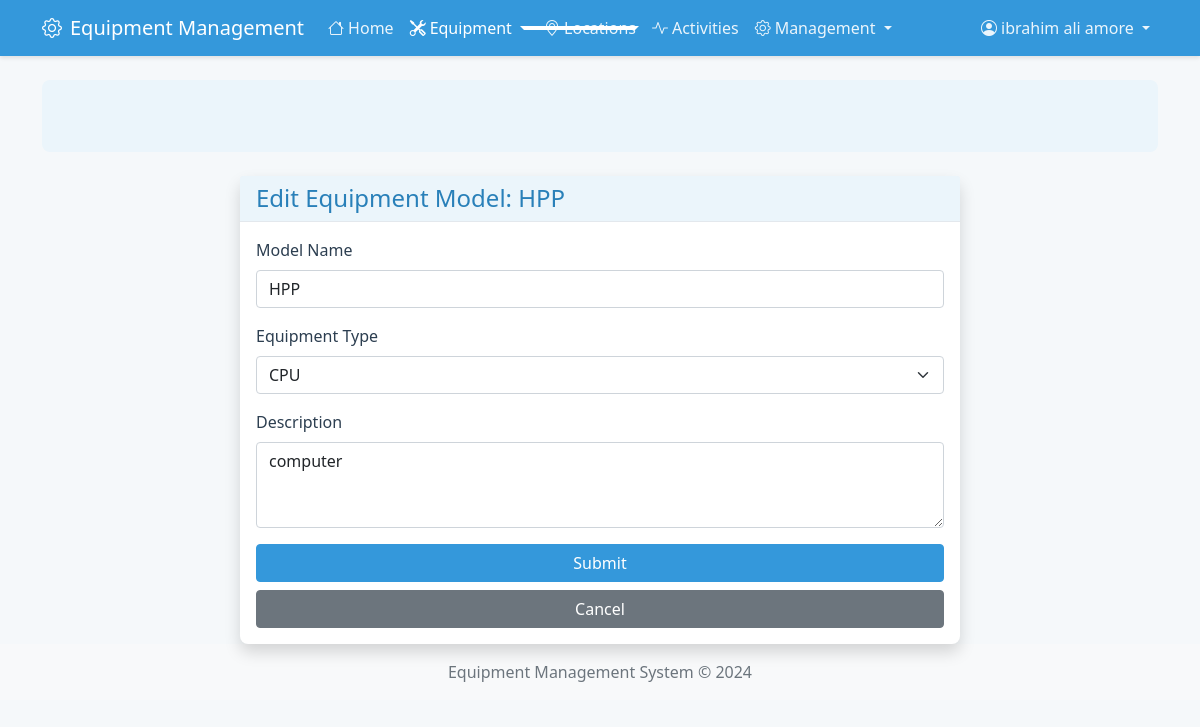
The page /equipment-models/1/edit (signed in) on the database its author committed.
### app/models/tables.py (models this page shows, shortened)
class User(UserMixin, db.Model):
    __tablename__ = "user"
    staffno = db.Column(db.Integer, primary_key=True, index=True)
    staffname = db.Column(db.String(100), nullable=False)
    password = db.Column(db.String(300), nullable=False)
    isadmin = db.Column(db.Boolean, nullable=False, default=False)
    equipment_registers = db.relationship("EquipmentRegister", back_populates="user")
    activities = db.relationship("EquipmentActivity", back_populates="user")

class EquipmentModel(db.Model):
    __tablename__ = "equipmentmodel"
    emid = db.Column(db.Integer, primary_key=True, index=True)
    equipmentmodel = db.Column(db.String(100), nullable=False)
    etid = db.Column(db.Integer, db.ForeignKey('equipmenttype.etid'), nullable=False)
    description = db.Column(db.String(200))
    equipment_type = db.relationship("EquipmentType", back_populates="equipment_models")
    equipment = db.relationship("Equipment", back_populates="equipment_model")

### app/routes/equipment_model.py (the view, shortened to what this page needs)
@bp.route('/<int:emid>/edit', methods=['GET', 'POST'])
@login_required
@admin_required
def edit(emid):
    model = EquipmentModel.query.get_or_404(emid)
    form = EquipmentModelForm(obj=model)
    return render_template('equipment_model/edit.html', form=form, model=model)

### app/forms/equipment_model.py
class EquipmentModelForm(FlaskForm):
    equipmentmodel = StringField('Model Name', validators=[DataRequired(), Length(max=100)])
    etid = SelectField('Equipment Type', coerce=int, validators=[DataRequired()])
    description = TextAreaField('Description', validators=[Length(max=200)])
    submit = SubmitField('Submit')
    def __init__(self, *args, **kwargs):
        super(EquipmentModelForm, self).__init__(*args, **kwargs)
        self.etid.choices = [(et.etid, et.equipmenttype)
                            for et in EquipmentType.query.order_by(EquipmentType.equipmenttype).all()]

### app/templates/equipment_model/edit.html (shortened to what this page needs)
{% extends "base.html" %}
{% block content %}
<div class="container">
    <div class="row justify-content-center">
        <div class="col-md-8">
            <div class="card shadow">
                <div class="card-header">
                    <h4 class="card-title mb-0">Edit Equipment Model: {{ model.equipmentmodel }}</h4>
                </div>
                <div class="card-body">
                    <form method="POST" novalidate>
                        <div class="mb-3">
                            {{ form.equipmentmodel.label(class="form-label") }}
                            {{ form.equipmentmodel(class="form-control" + (" is-invalid" if form.equipmentmodel.errors else "")) }}
                        </div>
                        <div class="mb-3">
                            {{ form.etid.label(class="form-label") }}
                            {{ form.etid(class="form-select" + (" is-invalid" if form.etid.errors else "")) }}
                        </div>
                        <div class="mb-3">
                            {{ form.description.label(class="form-label") }}
                            {{ form.description(class="form-control" + (" is-invalid" if form.description.errors else ""), rows=3) }}
                        </div>
                        <div class="d-grid gap-2">
                            {{ form.submit(class="btn btn-primary") }}
                            <a href="{{ url_for('equipment_model.index') }}" class="btn btn-secondary">Cancel</a>
                        </div>
                    </form>
                </div>
            </div>
        </div>
    </div>
</div>
{% endblock %}

### app/templates/includes/navbar.html (shortened to what this page needs)
<nav class="navbar navbar-expand-lg navbar-dark bg-primary">
    <div class="container">
        <a class="navbar-brand" href="{{ url_for('main.index') }}">
            <i class="bi bi-gear me-2"></i>Equipment Management
        </a>
        <div class="collapse navbar-collapse" id="navbarMain">
            <ul class="navbar-nav me-auto">
                <li class="nav-item">
                    <a class="nav-link {{ 'active' if request.endpoint == 'main.index' }}"
                       href="{{ url_for('main.index') }}">
                        <i class="bi bi-house me-1"></i>Home
                    </a>
                </li>
                <li class="nav-item dropdown">
                    <a class="nav-link dropdown-toggle {{ 'active' if 'equipment' in request.endpoint }}"
                       href="#"
                       data-bs-toggle="dropdown">
                        <i class="bi bi-tools me-1"></i>Equipment
                    </a>
                </li>
                <li class="nav-item">
                    <a class="nav-link {{ 'active' if request.endpoint == 'location_bp.index' }}"
                       href="{{ url_for('location_bp.index') }}">
                        <i class="bi bi-geo-alt me-1"></i>Locations
                    </a>
                </li>
                <li class="nav-item">
                    <a class="nav-link {{ 'active' if request.endpoint == 'equipment_activity.index' }}"
                       href="{{ url_for('equipment_activity.index') }}">
                        <i class="bi bi-activity me-1"></i>Activities
                    </a>
                </li>
                {% if current_user.isadmin %}
                <li class="nav-item dropdown">
                    <a class="nav-link dropdown-toggle {{ 'active' if 'admin' in request.endpoint }}"
                       href="#"
                       data-bs-toggle="dropdown">
                        <i class="bi bi-gear me-1"></i>Management
                    </a>
                </li>
                {% endif %}
            </ul>
            <ul class="navbar-nav ms-auto">
                {% if current_user.is_authenticated %}
                <li class="nav-item dropdown">
                    <a class="nav-link dropdown-toggle" href="#" data-bs-toggle="dropdown">
                        <i class="bi bi-person-circle me-1"></i>{{ current_user.staffname }}
                    </a>
                </li>
                {% else %}
                <li class="nav-item">
                    <a class="nav-link" href="{{ url_for('auth.login') }}">
                        <i class="bi bi-box-arrow-in-right me-1"></i>Login
                    </a>
                </li>
                {% endif %}
            </ul>
        </div>
    </div>
</nav>

### app/static/css/style.css (style rules this page uses)
:root { --primary-color: #3498db; --primary-light: #ebf5fb; --primary-dark: #2980b9; --secondary-color: #f8f9fa; --text-color: #2c3e50; --border-color: #e3e8ed; --success-color: #2ecc71; --warning-color: #f1c40f; --danger-color: #e74c3c; }
body { background-color: #f5f8fa; color: var(--text-color); }
.navbar { background-color: var(--primary-color) !important; box-shadow: 0 2px 4px rgba(0,0,0,0.1); }
.navbar-dark .navbar-nav .nav-link { color: rgba(255,255,255,0.9); }
.card { border: none; border-radius: 8px; box-shadow: 0 2px 4px rgba(0,0,0,0.05); background-color: #ffffff; transition: transform 0.2s, box-shadow 0.2s; }
.card-header { background-color: var(--primary-light); border-bottom: 1px solid var(--border-color); color: var(--primary-dark); font-weight: 500; }
.btn-primary { background-color: var(--primary-color); border-color: var(--primary-color); }
.form-label { color: var(--text-color); font-weight: 500; }
.navbar { box-shadow: 0 2px 4px rgba(0,0,0,0.1); }
.navbar-brand { font-weight: 500; }
.navbar-dark .navbar-nav .nav-link.active { color: #ffffff; font-weight: 500; }
.nav-item { position: relative; }
.nav-item::after { content: ''; position: absolute; width: 0; height: 2px; bottom: 0; left: 50%; background-color: #ffffff; transition: all 0.3s ease; }
.nav-item .nav-link.active::after { width: 100%; left: 0; }

### rows shown on the page
User: staffname "ibrahim ali amore"
EquipmentModel: equipmentmodel "HPP", etid "CPU", description "computer"
